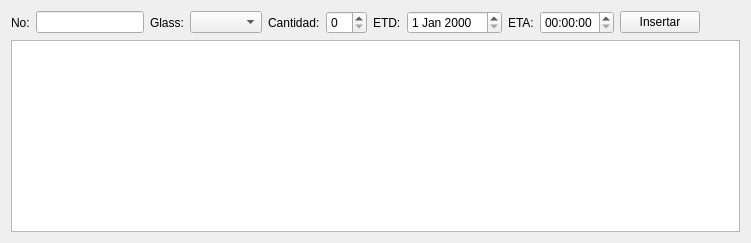
      <widget class="QWidget" name="tab_7">
       <attribute name="title">
        <string>Contenedor</string>
       </attribute>
       <layout class="QGridLayout" name="gridLayout_16">
        <item row="0" column="0">
         <layout class="QVBoxLayout" name="verticalLayout_12">
          <item>
           <layout class="QHBoxLayout" name="horizontalLayout_27">
            <item>
             <widget class="QLabel" name="label_47">
              <property name="text">
               <string>No:</string>
              </property>
             </widget>
            </item>
            <item>
             <widget class="QLineEdit" name="lineEdit_8"/>
            </item>
            <item>
             <widget class="QLabel" name="label_48">
              <property name="text">
               <string>Glass:</string>
              </property>
             </widget>
            </item>
            <item>
             <widget class="QComboBox" name="comboBox_19"/>
            </item>
            <item>
             <widget class="QLabel" name="label_49">
              <property name="text">
               <string>Cantidad:</string>
              </property>
             </widget>
            </item>
            <item>
             <widget class="QSpinBox" name="spinBox_6"/>
            </item>
            <item>
             <widget class="QLabel" name="label_50">
              <property name="text">
               <string>ETD:</string>
              </property>
             </widget>
            </item>
            <item>
             <widget class="QDateEdit" name="dateEdit_7"/>
            </item>
            <item>
             <widget class="QLabel" name="label_51">
              <property name="text">
               <string>ETA:</string>
              </property>
             </widget>
            </item>
            <item>
             <widget class="QTimeEdit" name="timeEdit"/>
            </item>
            <item>
             <widget class="QPushButton" name="pushButton_10">
              <property name="text">
               <string>Insertar</string>
              </property>
             </widget>
            </item>
            <item>
             <spacer name="horizontalSpacer_21">
              <property name="orientation">
               <enum>Qt::Horizontal</enum>
              </property>
              <property name="sizeHint" stdset="0">
               <size>
                <width>40</width>
                <height>20</height>
               </size>
              </property>
             </spacer>
            </item>
           </layout>
          </item>
          <item>
           <widget class="QTableView" name="tableView_10"/>
          </item>
         </layout>
        </item>
       </layout>
      </widget>
